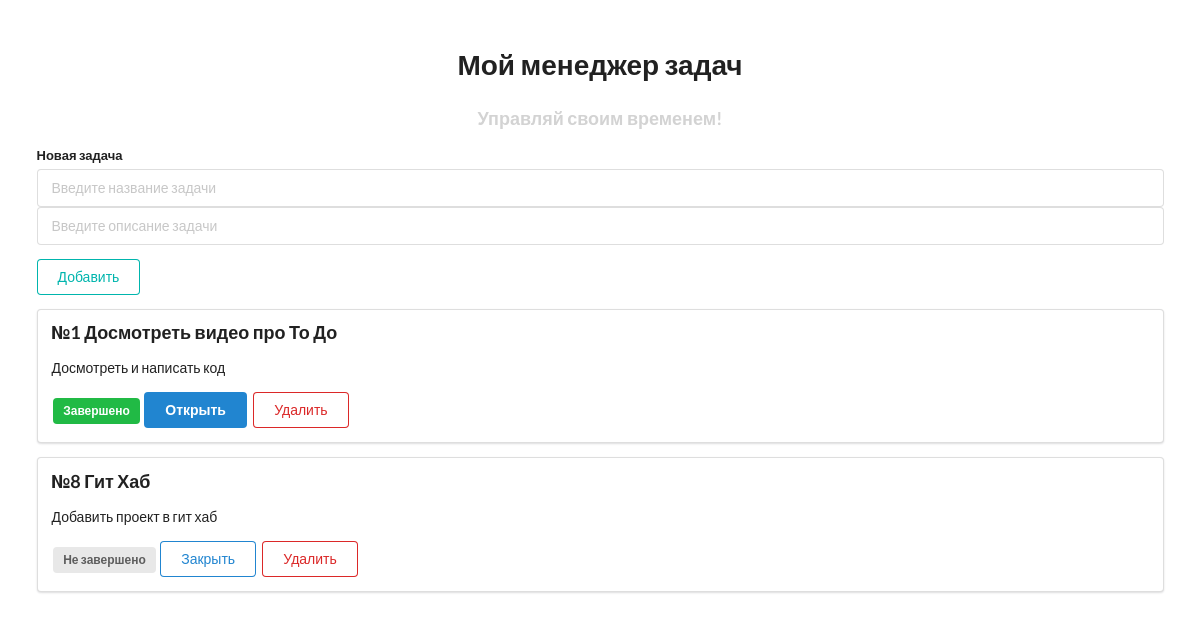
Before: / with the older database file.
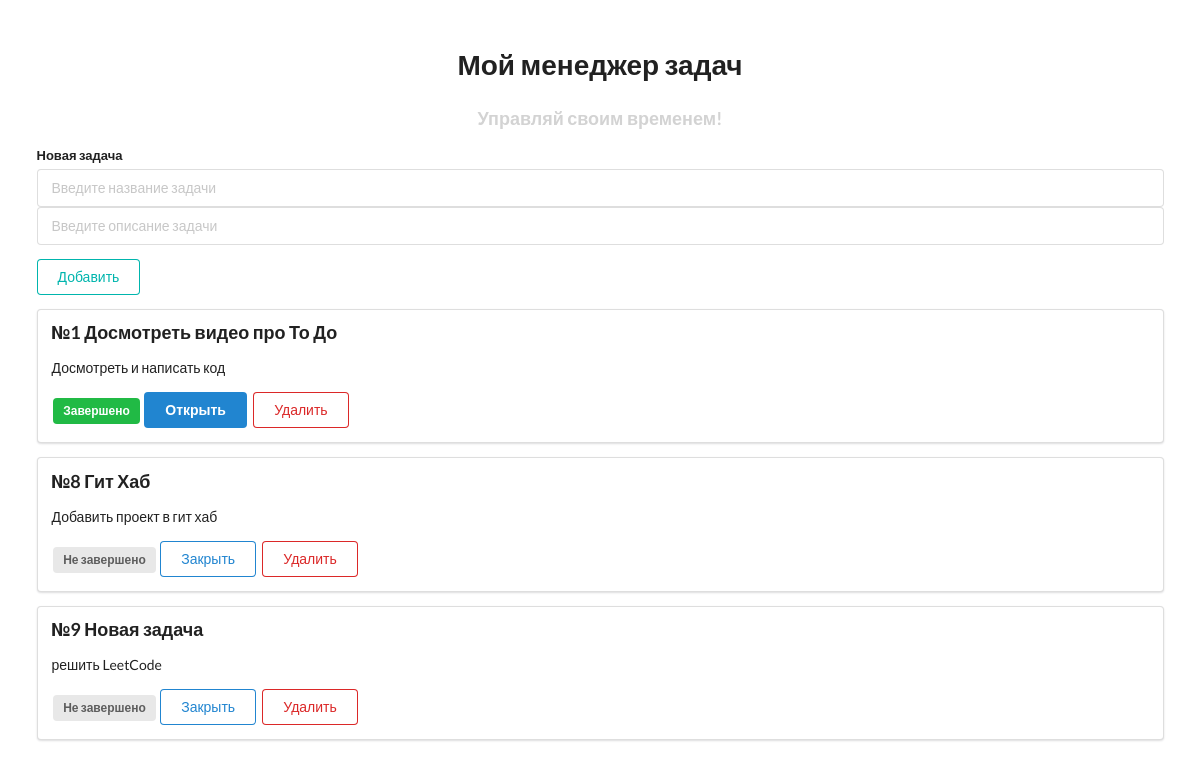
After: the same page with the newer database file.
### todoapp/models.py (models this page shows, shortened)
class TodoModel(models.Model):
    title = models.CharField(verbose_name='Название задачи', max_length=255)
    description = models.TextField()
    is_complete = models.BooleanField(verbose_name='Завершено', default=False)
    created_at = models.DateTimeField(auto_now_add=True)

### todoapp/views.py (the view)
# urls.py: path('', views.index, name='home'),
def index(request):
    todos = TodoModel.objects.all()
    return render(request, 'todolist/home.html', {"todo_list": todos})

### templates/todolist/home.html (shortened to what this page needs)
{% extends 'todolist/base.html' %}
{% block content %}
<div style="margin-top: 50px;" class="ui container">
    <h1 class="ui center aligned header">Мой менеджер задач</h1>
    <h3 class="test_style" style="
    text-align: center;
    color: #D3D3D3;">   Управляй своим временем!</h3>
    <form class="ui form" action="{% url 'add' %}" method="post">
        <div class="field">
            <label>Новая задача</label>
            <input type="text" name="title" placeholder="Введите название задачи"><br>
            <input type="text" name="description" placeholder="Введите описание задачи">
        </div>
        <button class="ui teal basic button" type="submit">Добавить</button>
    </form>
{% for todo in todo_list %}
<div class="ui segment">
    <p class="ui big header">№{{ todo.id }} {{ todo.title }}</p>
    <p>{{ todo.description }}</p>
    {% if todo.is_complete == False %}
    <span class="ui gray label">Не завершено</span>
    <a class="ui primary basic button" href="{% url 'update' todo_id=todo.id %}">Закрыть</a>
    {% else %}
    <span class="ui green label">Завершено</span>
    <a class="ui blue button" href="{% url 'update' todo_id=todo.id %}">Открыть</a>
    {% endif %}
    <a class="ui negative basic button" href="{% url 'delete' todo_id=todo.id %}">Удалить</a>
</div>
{% endfor %}
</div>
{% endblock content %}

### templates/todolist/base.html (shortened to what this page needs)
<!doctype html>
{% load static %}
<html lang="ru">
<head>
    <link rel="stylesheet" href="https://cdn.jsdelivr.net/npm/semantic-ui@2.4.2/dist/semantic.min.css">
    <link rel="stylesheet" href="{% static 'style.css' %}">
</head>
<body>
{% block content %}
{% endblock content %}
</body>
</html>

Changed rows visible on the page:
added TodoModel: id "9", title "Новая задача", description "решить LeetCode", is_complete "Не завершено"
